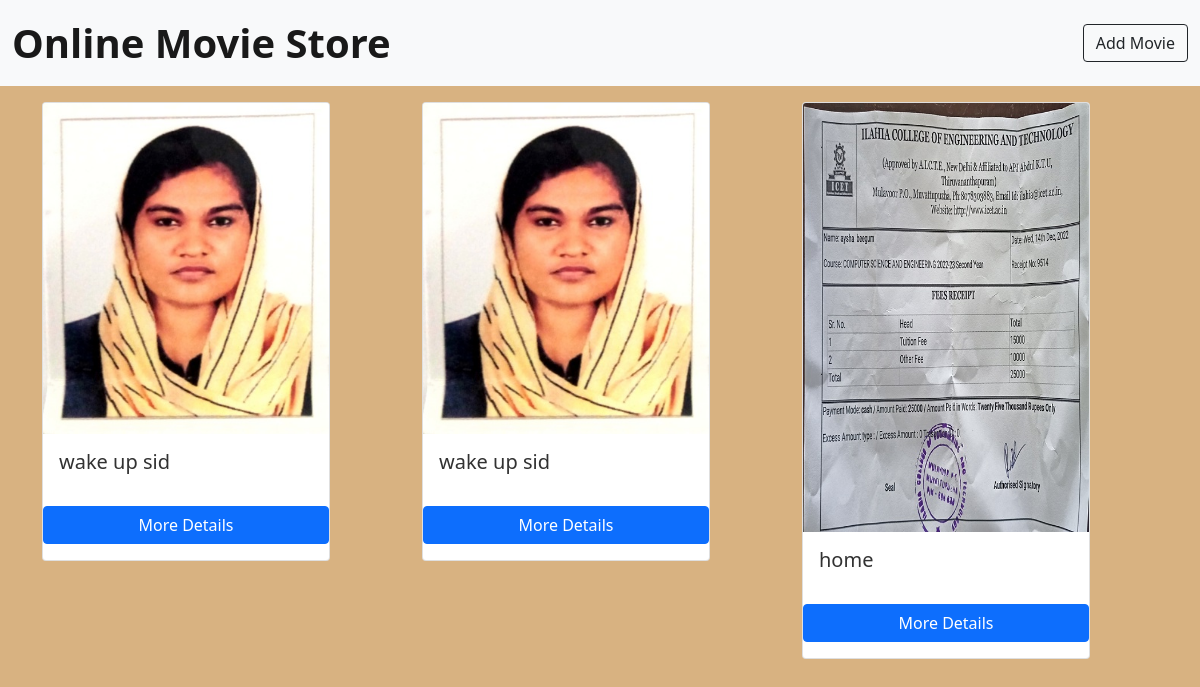
Before: / with the older database file.
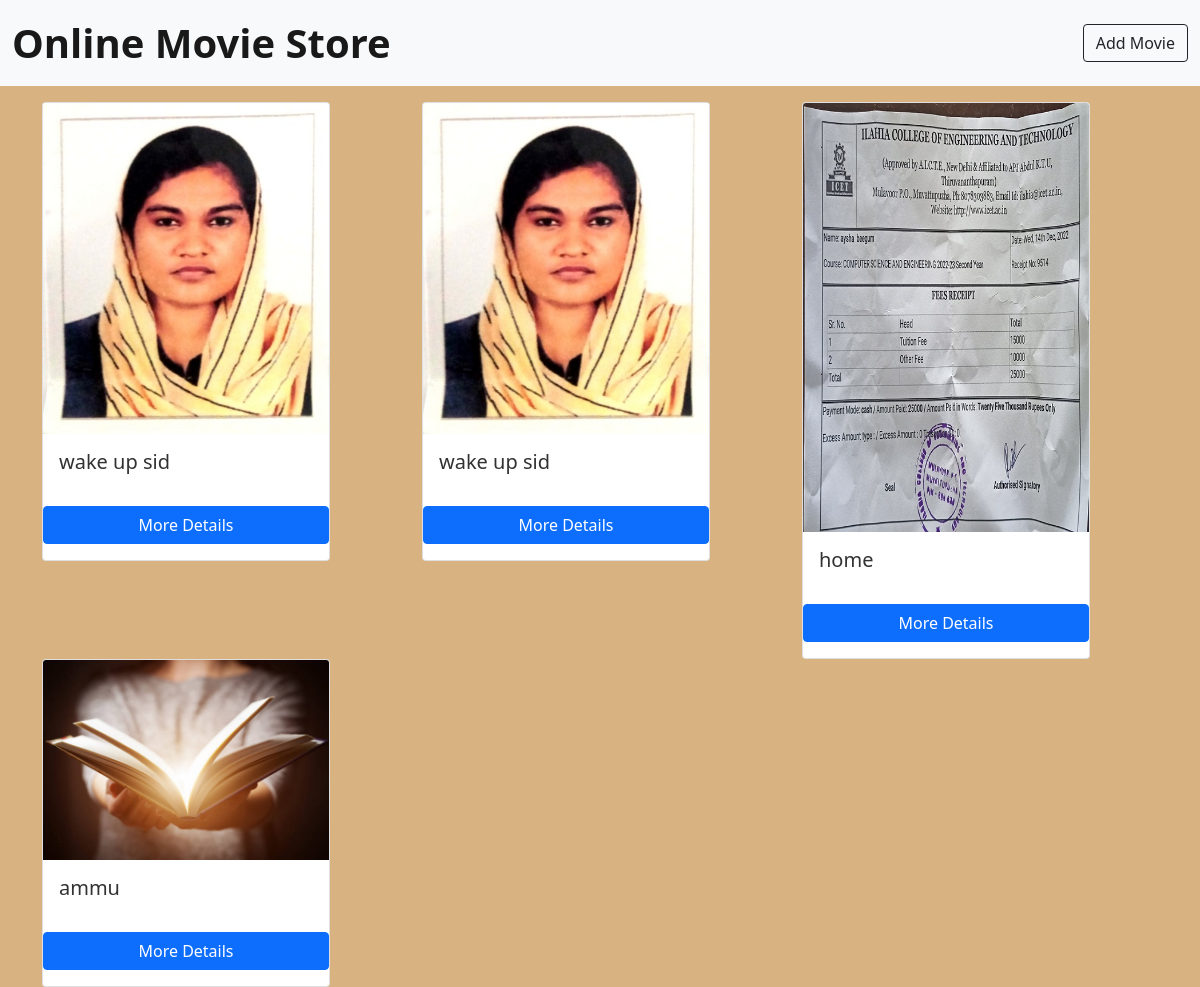
After: the same page with the newer database file.
### movieapp/models.py (models this page shows)
class Movie(models.Model):
    title=models.CharField(max_length=20)
    director=models.CharField(max_length=20)
    year=models.IntegerField(max_length=20)
    language=models.CharField(max_length=20)
    image=models.ImageField(upload_to='images')
    description=models.TextField()

### movieapp/views.py (the view)
# urls.py: 2. Add a URL to urlpatterns:  path('', Home.as_view(), name='home')
class Home(View):
    def get(self,request):
        m = Movie.objects.all()
        context = {'movie': m}
        return render(request,'home.html',context)

### template/home.html
{% extends 'base.html' %}
{% block content %}
<div class="container mt-3">
<div class="row">
{% for i in movie %}
    <div class="col">
<div class="card" style="width: 18rem;">
  <img src="{{i.image.url}}" class="card-img-top" alt="...">
  <div class="card-body">
    <h5 class="card-title">{{i.title}}</h5>
  </div>
    <a href="{% url 'detail' i.id %}" class="btn btn-primary mb-3 mt-2 ">More Details</a>
</div>
</div>
{% endfor %}
    </div>
    </div>
{% endblock %}

### template/base.html (shortened to what this page needs)
<!DOCTYPE html>
{% load static %}
<html lang="en">
<head>
    <link href="https://cdn.jsdelivr.net/npm/bootstrap@5.0.2/dist/css/bootstrap.min.css" rel="stylesheet">
<link rel="stylesheet" href="{% static 'css/style.css' %}">
</head>
<body >
<nav class="navbar navbar-expand-lg navbar-light bg-light">
  <div class="container-fluid">
    <a class="navbar-brand fs-1" href="#"><b>Online Movie Store</b></a>
    <div class="collapse navbar-collapse" id="navbarSupportedContent">
      <form class="d-flex">
      <a class="btn btn-outline-dark" href="{% url 'addmovie' %}">Add Movie</a>
      </form>
    </div>
  </div>
</nav>
{% block content %}
{% endblock %}
</body>
</html>

### static/css/style.css (style rules this page uses)
body { background-color:#D8B281; color:#323232; }

Changed rows visible on the page:
added Movie: image (picture), title "ammu"
